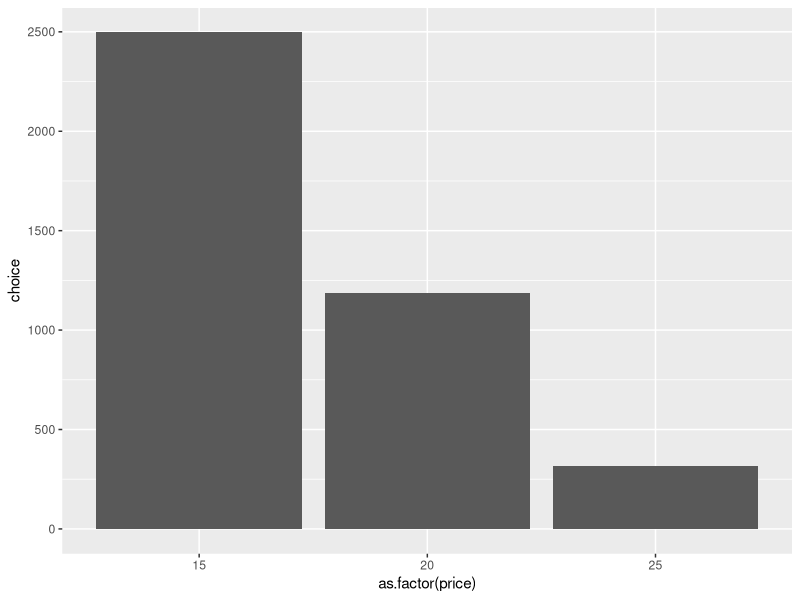
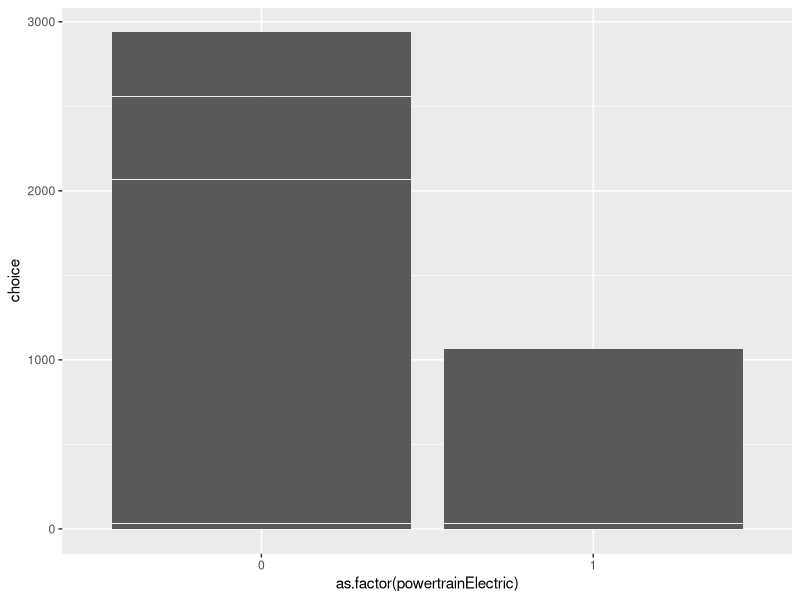

Generate these figures, in order, with R:
# Explore choice data

# Load libraries
library(tidyverse)
library(here)

# -----------------------------------------------------------------------------
# Load the data set:
data <- read_csv(here('data', 'mnl.csv'))
head(data)

# Variables:
# "respID"      = Identifies each survey respondent
# "qID"         = Identifies each question for each survey respondent
# "altID"       = Identifies the alternative in each unique choice observation
# "obsID"       = Identifies each unique choice observation
# "choice"      = 1 if the alternative is chosen, 0 otherwise
# "price"       = Purchase price in thousands of dollars (15, 20, 25)
# "fuelEconomy" = Fuel economy in miles per gallon of gasoline (20, 25, 30)
# "accelTime"   = 0 to 60 mph acceleration time in seconds (6, 7, 8)
# "powertrain"  = Indicates if the car is electric or gasoline

# Look at counts of values in data:
data %>% count(price)
data %>% count(fuelEconomy)
data %>% count(accelTime)
data %>% count(powertrainElectric)

# Count number of times each alternative was chosen:
data %>% count(altID, choice)

# Check if any respondents made the same choice for all questions:
data %>%
  filter(choice == 1) %>%
  count(respID, altID) %>%
  filter(n == 8)

# Visualize how many times each price level was chosen:
data %>%
  count(price, choice)

data %>%
  ggplot() +
  geom_col(aes(x = as.factor(price), y = choice))

# Visualize how many times electric cars were chosen compared to gasoline cars:
data %>%
  count(powertrainElectric, choice)

data %>%
  ggplot() +
  geom_col(aes(x = as.factor(powertrainElectric), y = choice))
